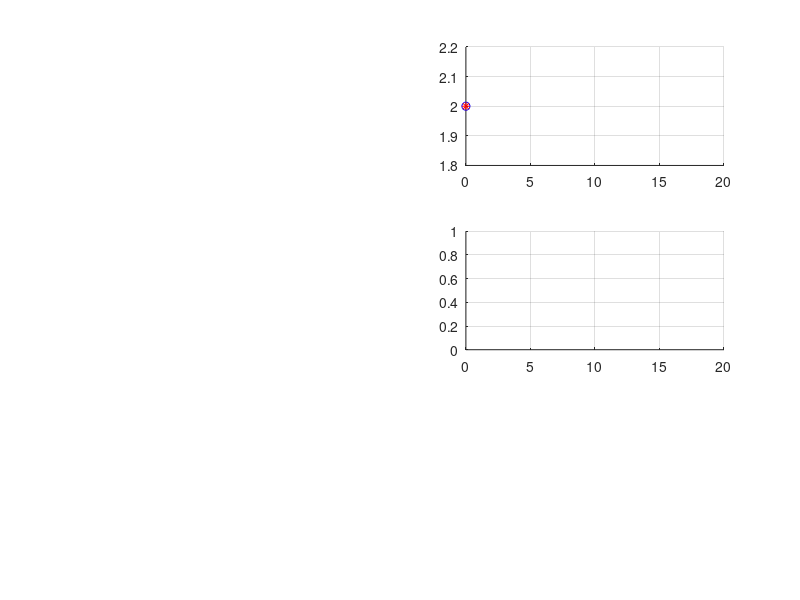

This figure's MATLAB source: (Note: this script raises an error after producing the figure.)

%Example: MPC for a discrete-time system with LQR cost and no
%terminal conditions
%Multiple-shooting implementation with fmincon

function [t, x, u] = MPCdlqrNoTerminal
% clear;close all;clc

% Set options 
tol      = 1e-3;
options = optimset('Display','on',...
                'TolFun', tol,...
                'MaxIter', 10000,...
                'FinDiffType', 'forward',...
                'RelLineSrchBnd', [],...
                'RelLineSrchBndDuration', 1,...
                'TolConSQP', 1e-6);

% system dimensions
n = 2; %state dimension
m = 1; %input dimension 

%terminal state
x1eq=0;
x2eq=0;

x_eq = [x1eq;x2eq];
u_eq = 0;

%Simulation horizon
simhor = 20;

%Optimization Horizon
N = 3;

% initial conditions for the plant 
t0 = 0.0;
x0plant = [2;2];

% Initial control guess
u0 = zeros(m*N,1);
% Initial state trajectory guess
x0=zeros(n*(N+1),1);

% Linear constraints
%Inequality constraints: 
A=[];
b=[]; %Use these to include state and output constraints if applicable

%initial state equality constraint
Aeq=[eye(n),zeros(n,N*(n+m))];

%beq computed inside mpc loop

%input constraints
umax=20;
lb=[-inf*ones(n*(N+1),1);-umax*ones(m*N,1)];
ub=[+inf*ones(n*(N+1),1);+umax*ones(m*N,1)];

%Cost weights
Q=eye(2);
R=1;

% Initialize data logging

t = [];
x = [];
u = [];

% initilization of closed-loop state and time
tcloop = t0;
xcloop = x0plant;

%plot initial point
% figure(1)
% plot(tcloop,xcloop(1),'bo'), grid on, hold on,
% plot(tcloop,xcloop(2),'r*')
ax5 = subplot(324); grid on; hold on; xlim([0 simhor])
ax4 = subplot(322); grid on; hold on; xlim([0 simhor])

plot(tcloop,xcloop(1),'bo')
plot(tcloop,xcloop(2),'r*')

legend('off')

% simulation
for i = 1:simhor % maximal number of iterations
    
    % Update initial state equality constraint
    beq=xcloop;
      
    % Set initial guess and initial constraint
    y0=[x0;u0];
    
    t1 = tic;
    
    % Solve optimization problem
    
    [y, V, exitflag, output]=fmincon(@(y) cost(N,y,x_eq,u_eq,Q,R,n,m),...
        y0,A,b,Aeq,beq,lb,ub,...
        @(y) nonlinearconstraints(N,y,n,m), options);
    DeltaT = toc( t1 ); 
    
    xpred=y(1:n*(N+1));
    upred=y(n*(N+1)+1:end);
    
    
        
    %Log closed loop trajectories
    t = [ t, tcloop ];
    x = [ x, xcloop ];
    u = [ u, upred(1:m) ];
    
    %Update closed-loop system
    %Note: This example has perfect plant knowledge and no disturbance,
    %so the plant will move as predicted.
    
    xcloop = xpred(n+1:2*n);
    tcloop = tcloop + 1;
        
    %Use previous solution for next initial guess
    u0 = [upred(m+1:end); zeros(m,1)];
    x0 = [xpred(n+1:end); dynamics(xpred(end-n+1:end),u0(end-m+1:end))];
    
    %Show elapsed time
    DeltaT   
    
%     figure(1)
%     plot(tcloop,xcloop(1),'bo'), grid on, hold on,
%     plot(tcloop,xcloop(2),'r*')
%     xlabel('Time')
%     ylabel('x_1,x_2')
%     drawnow
%     figure(2)
%     plot(tcloop-1,u(end),'k+'), grid on, hold on; 
%     drawnow
%     
%     %Plot predicted phase trajectories
%     figure(3)
%     plot(xpred(1:n:n*(N+1)),xpred(n:n:n*(N+1)),'k-*');hold on
    ax4 = subplot(322); grid on; hold on;
    plot(ax4, tcloop,xcloop(1),'bo')
    plot(ax4, tcloop,xcloop(2),'r*')
    xlabel('Time'); ylabel('x_1,x_2');
    strTitle = ['Running MPC with Free Constraints ... #',num2str(i)];
    title(strTitle);
    drawnow
    
    ax5 = subplot(324); grid on; hold on;
    plot(tcloop-1,u(end),'k+')
    ylabel('Control Input');
    drawnow
    
    %Plot predicted phase trajectories
    ax6 = subplot(326); grid on; hold on;
    p = plot(xpred(1:n:n*(N+1)),xpred(n:n:n*(N+1)),'k-', 'LineWidth', 2);hold on
    p.Color(4) = 0.1;    xs = xpred(1:n:n*(N+1));
    ys = xpred(n:n:n*(N+1));
    hold on
    scatter1 = scatter(xs,ys,'MarkerFaceColor','k','MarkerEdgeColor','k'); 
    scatter1.MarkerFaceAlpha = .2;
    scatter1.MarkerFaceAlpha = .2;
    hold off
    xlabel('x1'); ylabel('x2');
    title('Phase Plane Predicted Trajectories');
    axis equal
end
axes(ax4);
title('Closed-loop Trajectories with Free Constraints');
legend('x1', 'x2');
end

function [x] = dynamics(x0, u)    
    %One step ahead prediction of plant states 
    x1=-x0(1)+2*x0(2);
    x2=-x0(2)+2*u;
    x=[x1;x2];
end

function cost = cost(N,y,x_eq,u_eq,Q,R,n,m)
    cost = 0;
    u=y(n*(N+1)+1:end); %extract control section of y  
    x=y(1:n*(N+1));     %extract state section of y  
    for k=1:N
        x_k=x(n*(k-1)+1:n*k); %extract state vector at time k
        u_k=u(m*(k-1)+1:m*k); %extract control vector at time k
        cost = cost + runningcosts(x_k,u_k,x_eq,u_eq,Q,R);
    end
end

function l = runningcosts(x,u,x_eq,u_eq,Q,R)
    l =(x-x_eq)'*Q*(x-x_eq) + (u-u_eq)'*R*(u-u_eq);
end

function [c, ceq] = nonlinearconstraints(N,y,n,m) 
   x=y(1:n*(N+1));
   u=y(n*(N+1)+1:end);
   c = [];
   ceq = [];
   % constraints along prediction horizon
    for k=1:N
        x_k=x((k-1)*n+1:k*n);
        x_new=x(k*n+1:(k+1)*n);        
        u_k=u((k-1)*m+1:k*m);
        
        %dynamic constraint
        ceqnew=x_new - dynamics(x_k, u_k);
        ceq = [ceq ceqnew];
    end
end

